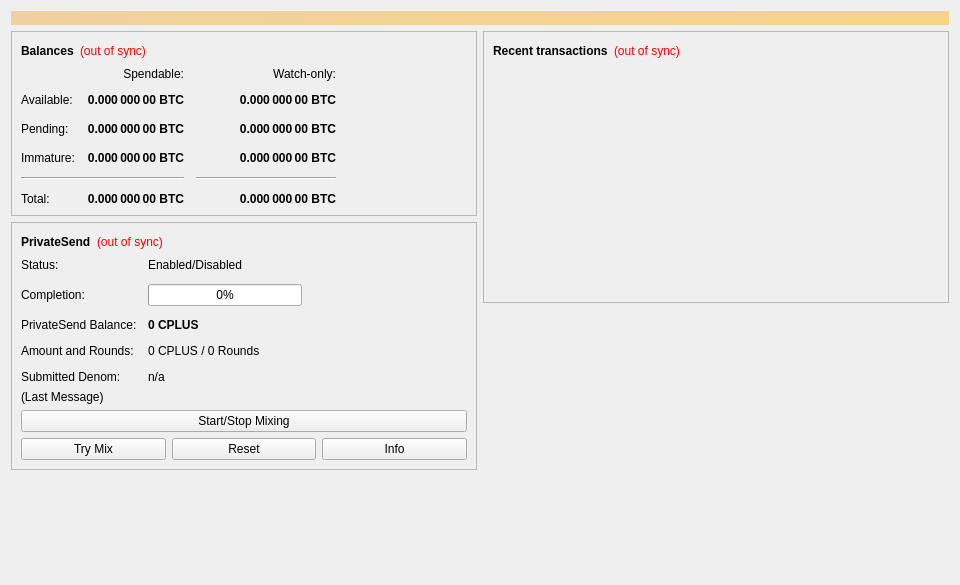
<?xml version="1.0" encoding="UTF-8"?>
<ui version="4.0">
 <class>OverviewPage</class>
 <widget class="QWidget" name="OverviewPage">
  <property name="geometry">
   <rect>
    <x>0</x>
    <y>0</y>
    <width>960</width>
    <height>585</height>
   </rect>
  </property>
  <property name="minimumSize">
   <size>
    <width>960</width>
    <height>0</height>
   </size>
  </property>
  <property name="windowTitle">
   <string>Form</string>
  </property>
  <layout class="QVBoxLayout" name="topLayout">
   <item>
    <widget class="QLabel" name="labelAlerts">
     <property name="visible">
      <bool>false</bool>
     </property>
     <property name="styleSheet">
      <string notr="true">QLabel { background-color: qlineargradient(x1: 0, y1: 0, x2: 1, y2: 0, stop:0 #F0D0A0, stop:1 #F8D488); color:#000000; }</string>
     </property>
     <property name="wordWrap">
      <bool>true</bool>
     </property>
     <property name="margin">
      <number>3</number>
     </property>
     <property name="textInteractionFlags">
      <set>Qt::TextSelectableByMouse</set>
     </property>
    </widget>
   </item>
   <item>
    <layout class="QHBoxLayout" name="horizontalLayout" stretch="1,1">
     <item>
      <layout class="QVBoxLayout" name="verticalLayout_2">
       <item>
        <widget class="QFrame" name="frame">
         <property name="frameShape">
          <enum>QFrame::StyledPanel</enum>
         </property>
         <property name="frameShadow">
          <enum>QFrame::Raised</enum>
         </property>
         <layout class="QVBoxLayout" name="verticalLayout_4">
          <item>
           <layout class="QHBoxLayout" name="horizontalLayout_4">
            <item>
             <widget class="QLabel" name="label_5">
              <property name="font">
               <font>
                <weight>75</weight>
                <bold>true</bold>
               </font>
              </property>
              <property name="text">
               <string>Balances</string>
              </property>
             </widget>
            </item>
            <item>
             <widget class="QLabel" name="labelWalletStatus">
              <property name="toolTip">
               <string>The displayed information may be out of date. Your wallet automatically synchronizes with the CryptoConnectPlus network after a connection is established, but this process has not completed yet.</string>
              </property>
              <property name="styleSheet">
               <string notr="true">QLabel { color: red; }</string>
              </property>
              <property name="text">
               <string notr="true">(out of sync)</string>
              </property>
              <property name="alignment">
               <set>Qt::AlignLeading|Qt::AlignLeft|Qt::AlignVCenter</set>
              </property>
             </widget>
            </item>
            <item>
             <spacer name="horizontalSpacer_3">
              <property name="orientation">
               <enum>Qt::Horizontal</enum>
              </property>
              <property name="sizeHint" stdset="0">
               <size>
                <width>40</width>
                <height>20</height>
               </size>
              </property>
             </spacer>
            </item>
           </layout>
          </item>
          <item>
           <layout class="QGridLayout" name="gridLayout">
            <property name="spacing">
             <number>12</number>
            </property>
            <item row="2" column="2">
             <widget class="QLabel" name="labelWatchPending">
              <property name="font">
               <font>
                <weight>75</weight>
                <bold>true</bold>
               </font>
              </property>
              <property name="cursor">
               <cursorShape>IBeamCursor</cursorShape>
              </property>
              <property name="toolTip">
               <string>Unconfirmed transactions to watch-only addresses</string>
              </property>
              <property name="text">
               <string notr="true">0.000 000 00 BTC</string>
              </property>
              <property name="alignment">
               <set>Qt::AlignRight|Qt::AlignTrailing|Qt::AlignVCenter</set>
              </property>
              <property name="textInteractionFlags">
               <set>Qt::LinksAccessibleByMouse|Qt::TextSelectableByKeyboard|Qt::TextSelectableByMouse</set>
              </property>
             </widget>
            </item>
            <item row="2" column="1">
             <widget class="QLabel" name="labelUnconfirmed">
              <property name="font">
               <font>
                <weight>75</weight>
                <bold>true</bold>
               </font>
              </property>
              <property name="cursor">
               <cursorShape>IBeamCursor</cursorShape>
              </property>
              <property name="toolTip">
               <string>Total of transactions that have yet to be confirmed, and do not yet count toward the spendable balance</string>
              </property>
              <property name="text">
               <string notr="true">0.000 000 00 BTC</string>
              </property>
              <property name="alignment">
               <set>Qt::AlignRight|Qt::AlignTrailing|Qt::AlignVCenter</set>
              </property>
              <property name="textInteractionFlags">
               <set>Qt::LinksAccessibleByMouse|Qt::TextSelectableByKeyboard|Qt::TextSelectableByMouse</set>
              </property>
             </widget>
            </item>
            <item row="3" column="2">
             <widget class="QLabel" name="labelWatchImmature">
              <property name="font">
               <font>
                <weight>75</weight>
                <bold>true</bold>
               </font>
              </property>
              <property name="cursor">
               <cursorShape>IBeamCursor</cursorShape>
              </property>
              <property name="toolTip">
               <string>Mined balance in watch-only addresses that has not yet matured</string>
              </property>
              <property name="text">
               <string notr="true">0.000 000 00 BTC</string>
              </property>
              <property name="alignment">
               <set>Qt::AlignRight|Qt::AlignTrailing|Qt::AlignVCenter</set>
              </property>
              <property name="textInteractionFlags">
               <set>Qt::LinksAccessibleByMouse|Qt::TextSelectableByKeyboard|Qt::TextSelectableByMouse</set>
              </property>
             </widget>
            </item>
            <item row="4" column="0" colspan="2">
             <widget class="Line" name="lineSpendableBalance">
              <property name="orientation">
               <enum>Qt::Horizontal</enum>
              </property>
             </widget>
            </item>
            <item row="4" column="2">
             <widget class="Line" name="lineWatchBalance">
              <property name="sizePolicy">
               <sizepolicy hsizetype="Preferred" vsizetype="Fixed">
                <horstretch>0</horstretch>
                <verstretch>0</verstretch>
               </sizepolicy>
              </property>
              <property name="minimumSize">
               <size>
                <width>140</width>
                <height>0</height>
               </size>
              </property>
              <property name="orientation">
               <enum>Qt::Horizontal</enum>
              </property>
             </widget>
            </item>
            <item row="5" column="0">
             <widget class="QLabel" name="labelTotalText">
              <property name="text">
               <string>Total:</string>
              </property>
             </widget>
            </item>
            <item row="3" column="1">
             <widget class="QLabel" name="labelImmature">
              <property name="font">
               <font>
                <weight>75</weight>
                <bold>true</bold>
               </font>
              </property>
              <property name="cursor">
               <cursorShape>IBeamCursor</cursorShape>
              </property>
              <property name="toolTip">
               <string>Mined balance that has not yet matured</string>
              </property>
              <property name="text">
               <string notr="true">0.000 000 00 BTC</string>
              </property>
              <property name="alignment">
               <set>Qt::AlignRight|Qt::AlignTrailing|Qt::AlignVCenter</set>
              </property>
              <property name="textInteractionFlags">
               <set>Qt::LinksAccessibleByMouse|Qt::TextSelectableByKeyboard|Qt::TextSelectableByMouse</set>
              </property>
             </widget>
            </item>
            <item row="2" column="3">
             <spacer name="horizontalSpacer_2">
              <property name="orientation">
               <enum>Qt::Horizontal</enum>
              </property>
              <property name="sizeHint" stdset="0">
               <size>
                <width>40</width>
                <height>20</height>
               </size>
              </property>
             </spacer>
            </item>
            <item row="3" column="0">
             <widget class="QLabel" name="labelImmatureText">
              <property name="text">
               <string>Immature:</string>
              </property>
             </widget>
            </item>
            <item row="5" column="1">
             <widget class="QLabel" name="labelTotal">
              <property name="font">
               <font>
                <weight>75</weight>
                <bold>true</bold>
               </font>
              </property>
              <property name="cursor">
               <cursorShape>IBeamCursor</cursorShape>
              </property>
              <property name="toolTip">
               <string>Your current total balance</string>
              </property>
              <property name="text">
               <string notr="true">0.000 000 00 BTC</string>
              </property>
              <property name="alignment">
               <set>Qt::AlignRight|Qt::AlignTrailing|Qt::AlignVCenter</set>
              </property>
              <property name="textInteractionFlags">
               <set>Qt::LinksAccessibleByMouse|Qt::TextSelectableByKeyboard|Qt::TextSelectableByMouse</set>
              </property>
             </widget>
            </item>
            <item row="5" column="2">
             <widget class="QLabel" name="labelWatchTotal">
              <property name="font">
               <font>
                <weight>75</weight>
                <bold>true</bold>
               </font>
              </property>
              <property name="cursor">
               <cursorShape>IBeamCursor</cursorShape>
              </property>
              <property name="toolTip">
               <string>Current total balance in watch-only addresses</string>
              </property>
              <property name="text">
               <string notr="true">0.000 000 00 BTC</string>
              </property>
              <property name="alignment">
               <set>Qt::AlignRight|Qt::AlignTrailing|Qt::AlignVCenter</set>
              </property>
              <property name="textInteractionFlags">
               <set>Qt::LinksAccessibleByMouse|Qt::TextSelectableByKeyboard|Qt::TextSelectableByMouse</set>
              </property>
             </widget>
            </item>
            <item row="0" column="2">
             <widget class="QLabel" name="labelWatchonly">
              <property name="text">
               <string>Watch-only:</string>
              </property>
              <property name="alignment">
               <set>Qt::AlignRight|Qt::AlignTrailing|Qt::AlignVCenter</set>
              </property>
             </widget>
            </item>
            <item row="1" column="0">
             <widget class="QLabel" name="labelBalanceText">
              <property name="text">
               <string>Available:</string>
              </property>
             </widget>
            </item>
            <item row="1" column="1">
             <widget class="QLabel" name="labelBalance">
              <property name="font">
               <font>
                <weight>75</weight>
                <bold>true</bold>
               </font>
              </property>
              <property name="cursor">
               <cursorShape>IBeamCursor</cursorShape>
              </property>
              <property name="toolTip">
               <string>Your current spendable balance</string>
              </property>
              <property name="text">
               <string notr="true">0.000 000 00 BTC</string>
              </property>
              <property name="alignment">
               <set>Qt::AlignRight|Qt::AlignTrailing|Qt::AlignVCenter</set>
              </property>
              <property name="textInteractionFlags">
               <set>Qt::LinksAccessibleByMouse|Qt::TextSelectableByKeyboard|Qt::TextSelectableByMouse</set>
              </property>
             </widget>
            </item>
            <item row="1" column="2">
             <widget class="QLabel" name="labelWatchAvailable">
              <property name="font">
               <font>
                <weight>75</weight>
                <bold>true</bold>
               </font>
              </property>
              <property name="cursor">
               <cursorShape>IBeamCursor</cursorShape>
              </property>
              <property name="toolTip">
               <string>Your current balance in watch-only addresses</string>
              </property>
              <property name="text">
               <string notr="true">0.000 000 00 BTC</string>
              </property>
              <property name="alignment">
               <set>Qt::AlignRight|Qt::AlignTrailing|Qt::AlignVCenter</set>
              </property>
              <property name="textInteractionFlags">
               <set>Qt::LinksAccessibleByMouse|Qt::TextSelectableByKeyboard|Qt::TextSelectableByMouse</set>
              </property>
             </widget>
            </item>
            <item row="2" column="0">
             <widget class="QLabel" name="labelPendingText">
              <property name="text">
               <string>Pending:</string>
              </property>
             </widget>
            </item>
            <item row="0" column="1">
             <widget class="QLabel" name="labelSpendable">
              <property name="text">
               <string>Spendable:</string>
              </property>
              <property name="alignment">
               <set>Qt::AlignRight|Qt::AlignTrailing|Qt::AlignVCenter</set>
              </property>
             </widget>
            </item>
           </layout>
          </item>
         </layout>
        </widget>
       </item>
       <item>
        <widget class="QFrame" name="framePrivateSend">
         <property name="layoutDirection">
          <enum>Qt::LeftToRight</enum>
         </property>
         <property name="frameShape">
          <enum>QFrame::StyledPanel</enum>
         </property>
         <property name="frameShadow">
          <enum>QFrame::Raised</enum>
         </property>
         <layout class="QVBoxLayout" name="VerticalLayout_PS1">
          <item>
           <layout class="QHBoxLayout" name="horizontalLayout_5">
            <item>
             <widget class="QLabel" name="labelPrivateSendHeader">
              <property name="font">
               <font>
                <weight>75</weight>
                <bold>true</bold>
               </font>
              </property>
              <property name="text">
               <string>PrivateSend</string>
              </property>
             </widget>
            </item>
            <item>
             <widget class="QLabel" name="labelPrivateSendSyncStatus">
              <property name="toolTip">
               <string>The displayed information may be out of date. Your wallet automatically synchronizes with the CryptoConnectPlus network after a connection is established, but this process has not completed yet.</string>
              </property>
              <property name="styleSheet">
               <string notr="true">QLabel { color: red; }</string>
              </property>
              <property name="text">
               <string notr="true">(out of sync)</string>
              </property>
              <property name="alignment">
               <set>Qt::AlignLeading|Qt::AlignLeft|Qt::AlignVCenter</set>
              </property>
             </widget>
            </item>
            <item>
             <spacer name="horizontalSpacer_4">
              <property name="orientation">
               <enum>Qt::Horizontal</enum>
              </property>
              <property name="sizeHint" stdset="0">
               <size>
                <width>40</width>
                <height>20</height>
               </size>
              </property>
             </spacer>
            </item>
           </layout>
          </item>
          <item>
           <layout class="QFormLayout" name="privateSendFormLayout">
            <property name="fieldGrowthPolicy">
             <enum>QFormLayout::AllNonFixedFieldsGrow</enum>
            </property>
            <property name="horizontalSpacing">
             <number>11</number>
            </property>
            <property name="verticalSpacing">
             <number>12</number>
            </property>
            <item row="0" column="0">
             <widget class="QLabel" name="labelPrivateSendEnabledText">
              <property name="text">
               <string>Status:</string>
              </property>
             </widget>
            </item>
            <item row="0" column="1">
             <widget class="QLabel" name="labelPrivateSendEnabled">
              <property name="text">
               <string>Enabled/Disabled</string>
              </property>
             </widget>
            </item>
            <item row="1" column="0">
             <widget class="QLabel" name="labelCompletitionText">
              <property name="text">
               <string>Completion:</string>
              </property>
             </widget>
            </item>
            <item row="1" column="1">
             <widget class="QProgressBar" name="privateSendProgress">
              <property name="maximumSize">
               <size>
                <width>154</width>
                <height>16777215</height>
               </size>
              </property>
              <property name="value">
               <number>0</number>
              </property>
             </widget>
            </item>
            <item row="2" column="0">
             <widget class="QLabel" name="labelAnonymizedText">
              <property name="text">
               <string>PrivateSend Balance:</string>
              </property>
             </widget>
            </item>
            <item row="2" column="1">
             <widget class="QLabel" name="labelAnonymized">
              <property name="font">
               <font>
                <weight>75</weight>
                <bold>true</bold>
               </font>
              </property>
              <property name="text">
               <string notr="true">0 CPLUS</string>
              </property>
             </widget>
            </item>
            <item row="3" column="0">
             <widget class="QLabel" name="labelAmountAndRoundsText">
              <property name="text">
               <string>Amount and Rounds:</string>
              </property>
             </widget>
            </item>
            <item row="3" column="1">
             <widget class="QLabel" name="labelAmountRounds">
              <property name="text">
               <string>0 CPLUS / 0 Rounds</string>
              </property>
             </widget>
            </item>
            <item row="4" column="0">
             <widget class="QLabel" name="labelSubmittedDenomText">
              <property name="text">
               <string>Submitted Denom:</string>
              </property>
             </widget>
            </item>
            <item row="4" column="1">
             <widget class="QLabel" name="labelSubmittedDenom">
              <property name="toolTip">
               <string>The denominations you submitted to the Masternode.&lt;br&gt;To mix, other users must submit the exact same denominations.</string>
              </property>
              <property name="text">
               <string>n/a</string>
              </property>
             </widget>
            </item>
           </layout>
          </item>
          <item>
           <layout class="QVBoxLayout" name="VerticalLayout_PS">
            <item>
             <widget class="QLabel" name="labelPrivateSendLastMessage">
              <property name="text">
               <string>(Last Message)</string>
              </property>
              <property name="alignment">
               <set>Qt::AlignLeading|Qt::AlignLeft|Qt::AlignTop</set>
              </property>
              <property name="wordWrap">
               <bool>true</bool>
              </property>
             </widget>
            </item>
            <item>
             <widget class="QPushButton" name="togglePrivateSend">
              <property name="sizePolicy">
               <sizepolicy hsizetype="MinimumExpanding" vsizetype="Fixed">
                <horstretch>0</horstretch>
                <verstretch>0</verstretch>
               </sizepolicy>
              </property>
              <property name="text">
               <string>Start/Stop Mixing</string>
              </property>
             </widget>
            </item>
            <item>
             <layout class="QHBoxLayout" name="horizontalLayout_debugbuttons">
              <item>
               <widget class="QPushButton" name="privateSendAuto">
                <property name="sizePolicy">
                 <sizepolicy hsizetype="MinimumExpanding" vsizetype="Fixed">
                  <horstretch>0</horstretch>
                  <verstretch>0</verstretch>
                 </sizepolicy>
                </property>
                <property name="toolTip">
                 <string>Try to manually submit a PrivateSend request.</string>
                </property>
                <property name="text">
                 <string>Try Mix</string>
                </property>
               </widget>
              </item>
              <item>
               <widget class="QPushButton" name="privateSendReset">
                <property name="sizePolicy">
                 <sizepolicy hsizetype="MinimumExpanding" vsizetype="Fixed">
                  <horstretch>0</horstretch>
                  <verstretch>0</verstretch>
                 </sizepolicy>
                </property>
                <property name="toolTip">
                 <string>Reset the current status of PrivateSend (can interrupt PrivateSend if it's in the process of Mixing, which can cost you money!)</string>
                </property>
                <property name="autoFillBackground">
                 <bool>false</bool>
                </property>
                <property name="text">
                 <string>Reset</string>
                </property>
               </widget>
              </item>
              <item>
               <widget class="QPushButton" name="privateSendInfo">
                <property name="sizePolicy">
                 <sizepolicy hsizetype="MinimumExpanding" vsizetype="Fixed">
                  <horstretch>0</horstretch>
                  <verstretch>0</verstretch>
                 </sizepolicy>
                </property>
                <property name="toolTip">
                 <string>Information about PrivateSend and Mixing</string>
                </property>
                <property name="text">
                 <string>Info</string>
                </property>
               </widget>
              </item>
             </layout>
            </item>
           </layout>
          </item>
         </layout>
        </widget>
       </item>
       <item>
        <spacer name="verticalSpacer">
         <property name="orientation">
          <enum>Qt::Vertical</enum>
         </property>
         <property name="sizeHint" stdset="0">
          <size>
           <width>20</width>
           <height>40</height>
          </size>
         </property>
        </spacer>
       </item>
      </layout>
     </item>
     <item>
      <layout class="QVBoxLayout" name="verticalLayout_3">
       <item>
        <widget class="QFrame" name="frame_2">
         <property name="frameShape">
          <enum>QFrame::StyledPanel</enum>
         </property>
         <property name="frameShadow">
          <enum>QFrame::Raised</enum>
         </property>
         <layout class="QVBoxLayout" name="verticalLayout">
          <item>
           <layout class="QHBoxLayout" name="horizontalLayout_2">
            <item>
             <widget class="QLabel" name="label_4">
              <property name="font">
               <font>
                <weight>75</weight>
                <bold>true</bold>
               </font>
              </property>
              <property name="text">
               <string>Recent transactions</string>
              </property>
             </widget>
            </item>
            <item>
             <widget class="QLabel" name="labelTransactionsStatus">
              <property name="toolTip">
               <string>The displayed information may be out of date. Your wallet automatically synchronizes with the CryptoConnectPlus network after a connection is established, but this process has not completed yet.</string>
              </property>
              <property name="styleSheet">
               <string notr="true">QLabel { color: red; }</string>
              </property>
              <property name="text">
               <string notr="true">(out of sync)</string>
              </property>
              <property name="alignment">
               <set>Qt::AlignLeading|Qt::AlignLeft|Qt::AlignVCenter</set>
              </property>
             </widget>
            </item>
            <item>
             <spacer name="horizontalSpacer">
              <property name="orientation">
               <enum>Qt::Horizontal</enum>
              </property>
              <property name="sizeHint" stdset="0">
               <size>
                <width>40</width>
                <height>20</height>
               </size>
              </property>
             </spacer>
            </item>
           </layout>
          </item>
          <item>
           <widget class="QListView" name="listTransactions">
            <property name="styleSheet">
             <string notr="true">QListView { background: transparent; }</string>
            </property>
            <property name="frameShape">
             <enum>QFrame::NoFrame</enum>
            </property>
            <property name="verticalScrollBarPolicy">
             <enum>Qt::ScrollBarAlwaysOff</enum>
            </property>
            <property name="horizontalScrollBarPolicy">
             <enum>Qt::ScrollBarAlwaysOff</enum>
            </property>
            <property name="selectionMode">
             <enum>QAbstractItemView::NoSelection</enum>
            </property>
           </widget>
          </item>
         </layout>
        </widget>
       </item>
       <item>
        <spacer name="verticalSpacer_2">
         <property name="orientation">
          <enum>Qt::Vertical</enum>
         </property>
         <property name="sizeHint" stdset="0">
          <size>
           <width>20</width>
           <height>40</height>
          </size>
         </property>
        </spacer>
       </item>
      </layout>
     </item>
    </layout>
   </item>
  </layout>
 </widget>
 <resources/>
 <connections/>
</ui>
